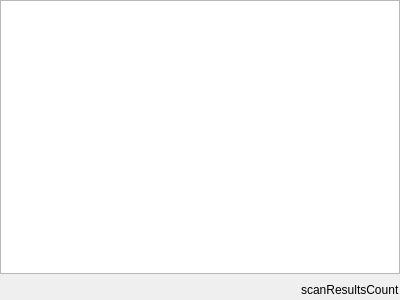
<?xml version="1.0" encoding="UTF-8"?>
<ui version="4.0">
 <class>ScanResults</class>
 <widget class="QWidget" name="ScanResults">
  <property name="geometry">
   <rect>
    <x>0</x>
    <y>0</y>
    <width>400</width>
    <height>300</height>
   </rect>
  </property>
  <property name="windowTitle">
   <string>Form</string>
  </property>
  <layout class="QVBoxLayout" name="verticalLayout">
   <property name="leftMargin">
    <number>0</number>
   </property>
   <property name="topMargin">
    <number>0</number>
   </property>
   <property name="rightMargin">
    <number>0</number>
   </property>
   <property name="bottomMargin">
    <number>0</number>
   </property>
   <item>
    <widget class="QTreeView" name="list"/>
   </item>
   <item>
    <layout class="QHBoxLayout" name="horizontalLayout">
     <item>
      <spacer name="horizontalSpacer">
       <property name="orientation">
        <enum>Qt::Horizontal</enum>
       </property>
       <property name="sizeHint" stdset="0">
        <size>
         <width>40</width>
         <height>20</height>
        </size>
       </property>
      </spacer>
     </item>
     <item>
      <widget class="QLabel" name="count">
       <property name="text">
        <string>scanResultsCount</string>
       </property>
      </widget>
     </item>
    </layout>
   </item>
  </layout>
 </widget>
 <resources/>
 <connections/>
</ui>
